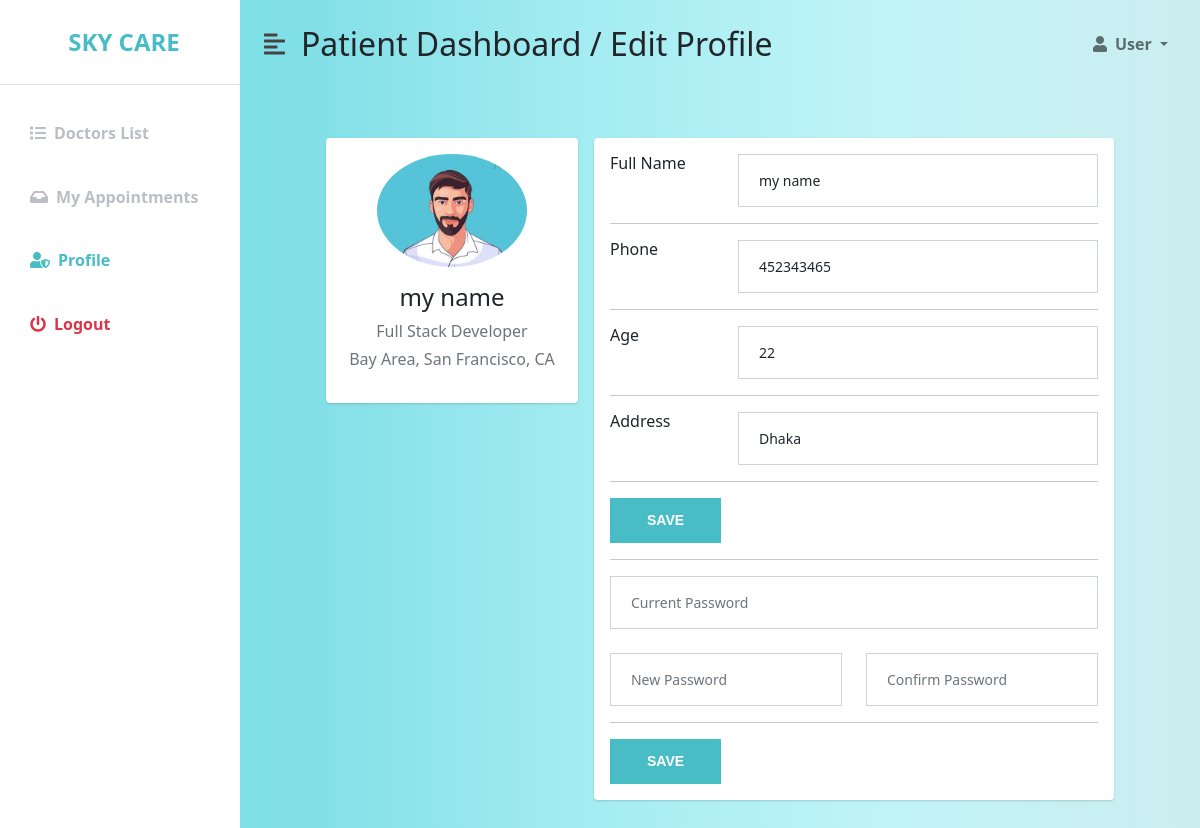
/admin_panel/patient/edit_profile_patient.php?id=5 (signed in), run on the app's committed database.
### tables this page shows
CREATE TABLE `patient` (
  `id` int(11) NOT NULL,
  `name` varchar(100) NOT NULL,
  `email` varchar(200) NOT NULL,
  `password` varchar(100) NOT NULL,
  `phone` varchar(100) NOT NULL,
  `age` varchar(100) NOT NULL,
  `blood` varchar(100) NOT NULL,
  `gender` varchar(100) NOT NULL,
  `address` varchar(300) NOT NULL,
  `city` varchar(100) NOT NULL
);

### admin_panel/patient/edit_profile_patient.php (the view, shortened to what this page needs)
<?php
include("db.php");
$get_edit_id= $_GET['id'];
    $edit_query="select * from patient where id='$get_edit_id'";
    $edit_run =mysqli_query($conn,$edit_query);
   $edit_profile = mysqli_fetch_assoc($edit_run);
?>
<!DOCTYPE html>
<html lang="en">
<head>
    <link href="../../plugins/bootstrap/bootstrap_5.min.css" rel="stylesheet" />
    <link rel="stylesheet" href="https://cdnjs.cloudflare.com/ajax/libs/font-awesome/5.15.3/css/all.min.css" />
    <link rel="stylesheet" href="../../css/admin_panel_style.css" />
</head>
<body>
    <div class="d-flex" id="wrapper">
        <div class="bg-white" id="sidebar-wrapper">
            <div class="sidebar-heading text-center py-4 primary-text fs-4 fw-bold text-uppercase border-bottom">Sky Care</div>
            <div class="list-group list-group-flush my-3">
              <a href="doctors_list_patient.php" class="list-group-item list-group-item-action bg-transparent second-text fw-bold"><i
                      class="fas fa-list me-2"></i>Doctors List</a>
                <a href="my_appointments_patient.php" class="list-group-item list-group-item-action bg-transparent second-text fw-bold"><i
                        class="fas fa-inbox me-2"></i>My Appointments</a>
                <a href="profile_patient.php" class="list-group-item list-group-item-action bg-transparent second-text active"><i
                        class="fas fa-user-shield me-2"></i>Profile</a>
                <a href="logout.php" class="list-group-item list-group-item-action bg-transparent text-danger fw-bold"><i
                        class="fas fa-power-off me-2"></i>Logout</a>
            </div>
        </div>
        <div id="page-content-wrapper">
            <nav class="navbar navbar-expand-lg navbar-light bg-transparent py-4 px-4">
                <div class="d-flex align-items-center">
                    <i class="fas fa-align-left primary-text fs-4 me-3" id="menu-toggle" style="color: #474343;"></i>
                    <h2 class="fs-2 m-0">Patient Dashboard / Edit Profile</h2>
                </div>
                <div class="collapse navbar-collapse" id="navbarSupportedContent">
                    <ul class="navbar-nav ms-auto mb-2 mb-lg-0">
                        <li class="nav-item dropdown">
                            <a class="nav-link dropdown-toggle second-text fw-bold" href="#" id="navbarDropdown"
                                role="button" data-bs-toggle="dropdown" aria-expanded="false">
                                <i class="fas fa-user me-2"></i>User
                            </a>
                        </li>
                    </ul>
                </div>
            </nav>
            <div class="container-fluid px-4">
                <div class="container">
                    <div class="main-body">
                          <div class="row gutters-sm">
                            <div class="col-md-4 mb-3">
                              <div class="card">
                                <div class="card-body">
                                  <div class="d-flex flex-column align-items-center text-center">
                                    <img src="../../images/blog/comment pf.jpg" alt="Admin" class="rounded-circle" width="150">
                                    <div class="mt-3">
                                      <h4><?php echo $edit_profile['name']; ?></h4>
                                      <p class="text-secondary mb-1">Full Stack Developer</p>
                                      <p class="text-muted font-size-sm">Bay Area, San Francisco, CA</p>
                                    </div>
                                  </div>
                                </div>
                              </div>
                            </div>
                            <div class="col-md-8">
                              <div class="card mb-3">
                                <div class="card-body">
                              <form method="POST">
                                <div class="row">
                                    <div class="col-sm-3">
                                      <h6 class="mb-0">Full Name</h6>
                                    </div>
                                    <div class="col-sm-9 text-secondary">
                                    <div class="form-group">
                                    <input class="form-control" type="text" name="name" value="<?php echo $edit_profile['name']; ?>" placeholder="Name" required>
                                    </div>
                                    </div>
                                  </div>
                                  <hr>
                                  <div class="row">
                                    <div class="col-sm-3">
                                      <h6 class="mb-0">Phone</h6>
                                    </div>
                                    <div class="col-sm-9 text-secondary">
                                    <div class="form-group">
                                    <input class="form-control" type="text" name="phone" value="<?php echo $edit_profile['phone']; ?>" placeholder="Phone" required>
                                    </div>
                                    </div>
                                  </div>
                                  <hr>
                                  <div class="row">
                                    <div class="col-sm-3">
                                      <h6 class="mb-0">Age</h6>
                                    </div>
                                    <div class="col-sm-9 text-secondary">
                                    <div class="form-group">
                                    <input class="form-control" type="number" name="age" value="<?php echo $edit_profile['age']; ?>" placeholder="Age" required>
                                    </div>
                                    </div>
                                  </div>
                                  <hr>
                                  <div class="row">
                                    <div class="col-sm-3">
                                      <h6 class="mb-0">Address</h6>
                                    </div>
                                    <div class="col-sm-9 text-secondary">
                                    <div class="form-group">
                                    <input class="form-control" type="text" name="address" value="<?php echo $edit_profile['address']; ?>" placeholder="Address" required>
                                    </div>
                                    </div>
                                  </div>
                                  <hr>
                                  <div class="row">
                                    <div class="col-sm-12">
                                      <button class="btn-style-one" name="edit_prof" >Save</button>
                                    </div>
                                  </div>
                              </form>
                             <form method="POST">
                                <hr>
                                  <div class="form-group">
                                    <input class="form-control" type="password" name="current_password" placeholder="Current Password" required>
                                  </div>
                                  <br>
                                  <div class="row">
                                    <div class="col-md-6">
                                        <div class="form-group">
                                            <input class="form-control" type="password" name="password" placeholder="New Password" required>
                                        </div><span class="password_error" style="color:red;font-size:14px;"> </span>
                                    </div>
                                    <div class="col-md-6">
                                        <div class="form-group">
                                            <input class="form-control" type="password" name="confirm_password" placeholder="Confirm Password" required>
                                        </div>
                                    </div>
                                  </div>
                                  <hr>
                                  <div class="row">
                                    <div class="col-sm-12">
                                      <button class="btn-style-one"  type="submit" name="change">Save</button>
                                    </div>
                                  </div>
                              </form>
   </div>
                                </div>
                              </div>
                            </div>
                          </div>
                        </div>
                    </div>
            </div>
        </div>
</body>
</html>

### css/admin_panel_style.css (style rules this page uses)
:root { --main-bg-color: #48bdc5; --main-text-color: #48bdc5; --second-text-color: #bbbec5; --second-bg-color: #fafafa; }
.primary-text { color: var(--main-text-color); }
.second-text { color: var(--second-text-color); }
#wrapper { overflow-x: hidden; background-image: linear-gradient( to right, #78e8f0, #81dfe6, #a5edf2, #c1f4f7, #ccedf0 ); }
#sidebar-wrapper { min-height: 100vh; margin-left: -15rem; -webkit-transition: margin 0.25s ease-out; -moz-transition: margin 0.25s ease-out; -o-transition: margin 0.25s ease-out; transition: margin 0.25s ease-out; }
#sidebar-wrapper .sidebar-heading { padding: 0.875rem 1.25rem; font-size: 1.2rem; }
#sidebar-wrapper .list-group { width: 15rem; }
#page-content-wrapper { min-width: 100vw; }
#menu-toggle { cursor: pointer; }
.list-group-item { border: none; padding: 20px 30px; }
.list-group-item.active { background-color: transparent; color: var(--main-text-color); font-weight: bold; border: none; }
@media (min-width: 768px) { #sidebar-wrapper { margin-left: 0; } }
@media (min-width: 768px) { #page-content-wrapper { min-width: 0; width: 100%; } }
.form-control { box-shadow: none; border-radius: 0; padding: 15px 20px; font-size: 14px; }
.btn-style-one { font-size: 14px; font-weight: 600; color: #ffffff; line-height: 27px; padding: 8px 36px; background: #48bdc5; border: 1px solid #48bdc5; display: inline-block; text-transform: uppercase; font-family: "Source Sans Pro", sans-serif; transition: all 0.5s ease; -moz-transition: all 0.5s ease; -webkit-transition: all 0.5s ease; -ms-transition: all 0.5s ease; -o-transition: all 0.5s ease; }
.main-body { padding: 50px; }
.card { box-shadow: 0 1px 3px 0 rgba(0, 0, 0, 0.1), 0 1px 2px 0 rgba(0, 0, 0, 0.06); }
.card { position: relative; display: flex; flex-direction: column; min-width: 0; word-wrap: break-word; background-color: #fff; background-clip: border-box; border: 0 solid rgba(0, 0, 0, 0.125); border-radius: 0.25rem; }
.card-body { flex: 1 1 auto; min-height: 1px; padding: 1rem; }
.gutters-sm { margin-right: -8px; margin-left: -8px; }
.gutters-sm > .col, .gutters-sm > [class*="col-"] { padding-right: 8px; padding-left: 8px; }
.mb-3, .my-3 { margin-bottom: 1rem !important; }

### data on the page
patient: name "my name", phone "452343465", age "22", address "Dhaka"
